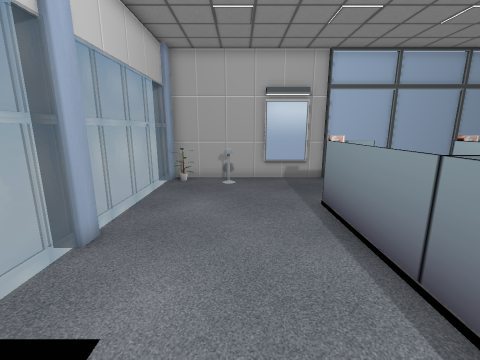
[1] (above)

13 first-person views from a walk through a 3-D level made in the Unity game engine. The camera is 1.4 m above the floor, tilts 12° down and sees 90° across. The floor is counted in squares, 0.5 m on a side. Each view is taken from the middle of a square. On the plan, view 1 faces up. The plan holds only what a view shows up to about 18 squares ahead; the rest is blank. The player is left out. Some animated figures are not drawn.

[2]
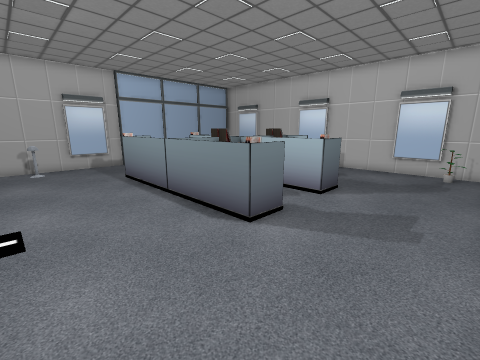

[3]
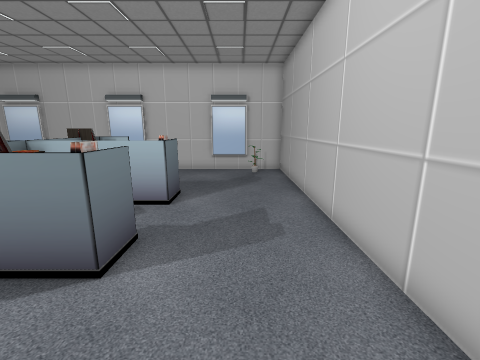

[4]
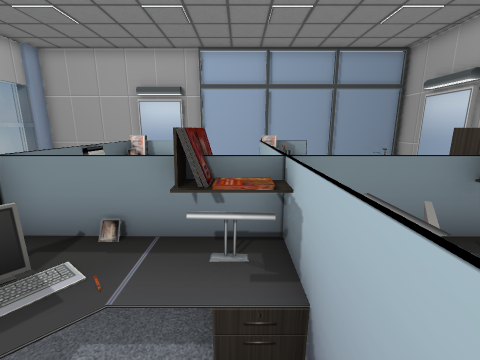

[5]
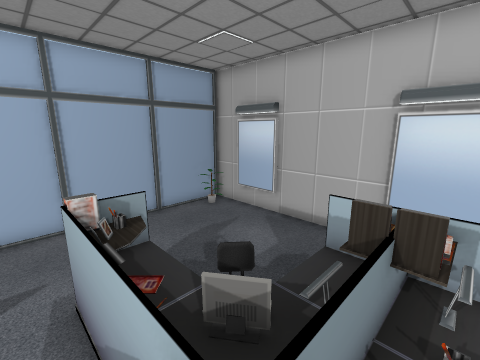

[6]
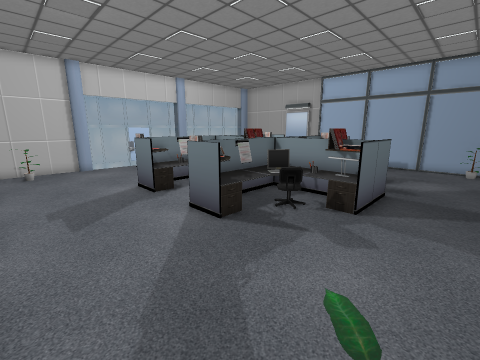

[7]
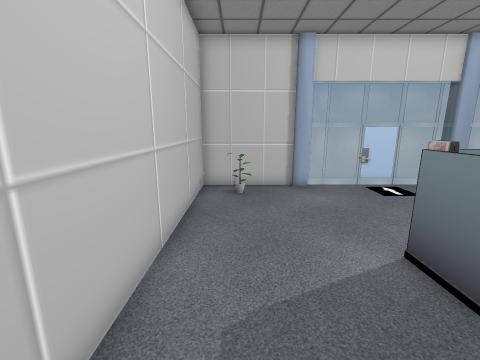

[8]
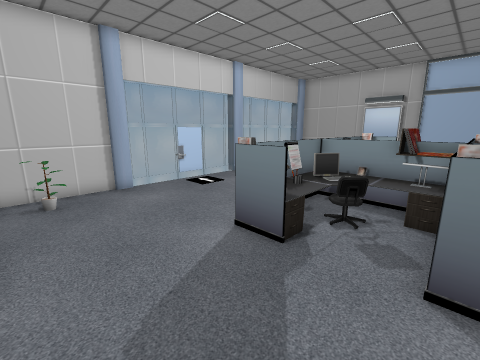

[9]
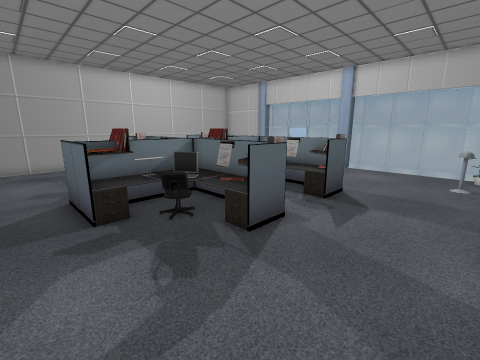

[10]
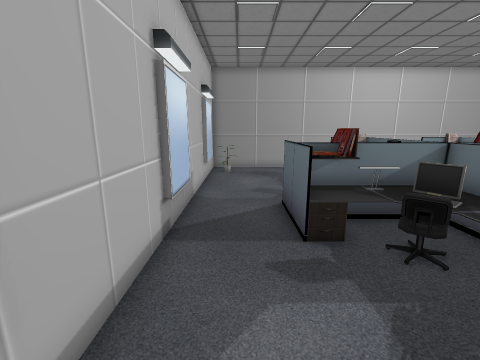

[11]
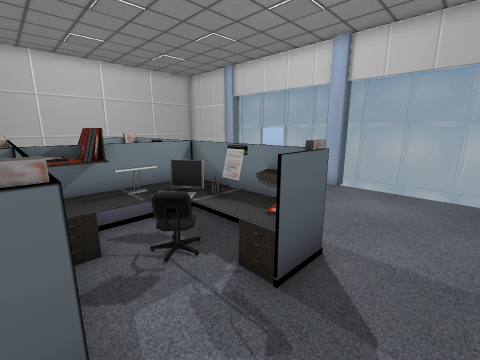

[12]
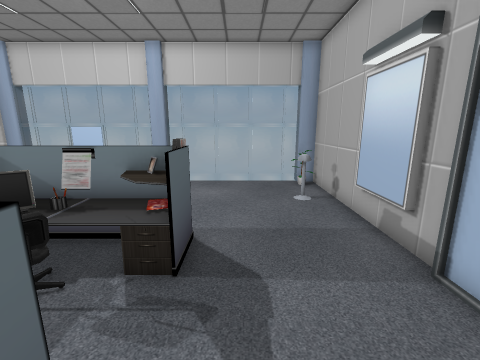

[13]
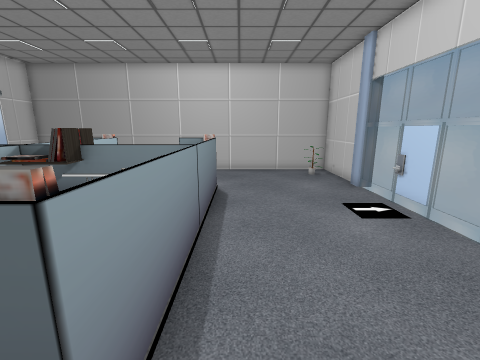

### Floor plan
Key: @ floor where view 1 was taken; # wall or solid block; . main floor; : floor 0.5 m higher than the main floor; + floor 0.75 m higher than the main floor; * floor 1 m higher than the main floor; % floor 1.25 m higher than the main floor; / step, stairs or slope; = window, fence, low wall or low ledge; O other object.
Columns run from 5 left of view 1 to 16 right of it. Each row starts with its distance up from view 1.
 14 ######################
 13 #==.==..............=#
 12  =..=................#
 11  =...................#
 10  =...................#
  9  =......#=...==......#
  8  =......=O...=/......#
  7  =......=#==.=:=.....#
  6 #=......=##=.=:==....#
  5 #=......=#::::*::=...#
  4  =......=#::/:::%=...#
  3  =......=#:=//::#=...#
  2  =......=+://=:###...#
  1  =......=#==.=:==....#
  0  =...@..=##..*:......#
 -1  =.......=#..*=......#
 -2 ##...................#
 -3  #...................#
 -4  #=..................#
 -5  #==...............==#
 -6  # ..................#
 -7  #####################

Positions as (right, up) in squares from view 1, and headings:
1: (0, 0), facing up
2: (-2, -6), facing up-right
3: (-1, -4), facing right
4: (7, 0), facing up
5: (7, 3), facing up-right
6: (15, -6), facing up-left
7: (8, -5), facing left
8: (8, -6), facing up-left
9: (14, 13), facing down-left
10: (14, 11), facing down
11: (8, 11), facing down-left
12: (9, 10), facing left
13: (2, 10), facing down
